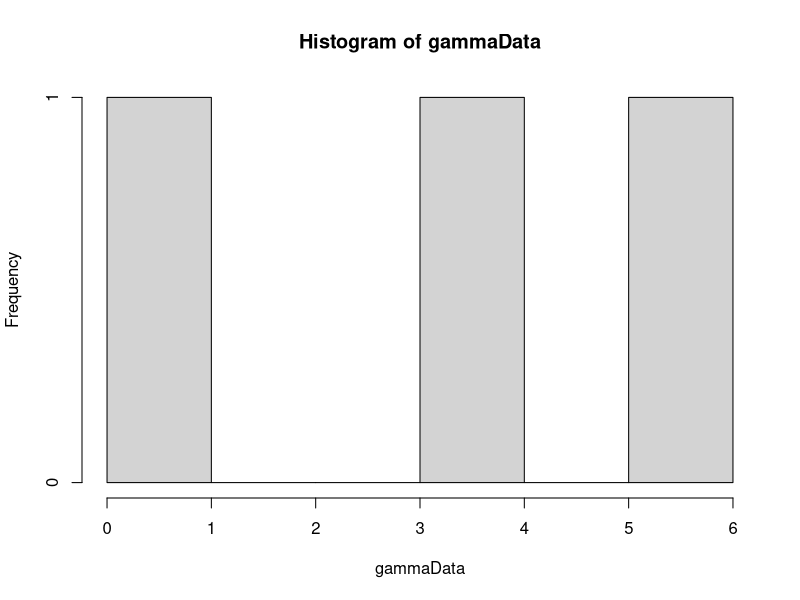

Reproduce this figure in R. (Note: this script raises an error after producing the figure.)
library(MCMCpack)


calcWeight <- function(u, alpha) {
  # Calculates weight for given u and alpha.
  # 
  # Args:
  #   u: A vector.
  #   alpha: A scalar.
  #   
  # Returns:
  #   The weight value. A scalar.
  gammaInv = rep(0, length(u))
  diffGammaInv = rep(0, length(u))
  for(i in 1:length(u)) {
    gammaInv[i] = invGammaCumulative(u[i], alpha)
    diffGammaInv[i] = diffAlphaInvGammaCumulative(u[i], alpha)
  }
  pi = getPiValue()
  weight = pi/((1/length(gammaInv))*(sum(diffGammaInv/gammaInv)) - sum(diffGammaInv)/sum(gammaInv))
  return(weight)
}

getPiValue <- function() {
  # get value of pi function to be used in calculation of weights.
  # 
  # Returns:
  #   A scalar value.
  if (piValue == "constant") {
    return(1)
  } else if (piValue == "jeffrey") {
    # Return jeffrey prior
    return(sqrt((1/(estAlpha[sampleIndex]^2)) + (1/(2-(exp(estAlpha[sampleIndex]) - exp(-estAlpha[sampleIndex]))))))
  } else if (piValue == "betaOption") {
    return(estBeta)
  } else if (piValue == "alphaOption") {
    return(estAlpha[sampleIndex])
  }
}

calcPhi <- function(u, alpha) {
  phiPoint = rep(0, length(u))
  for(i in 1:length(u)) {
    xValue = invGammaCumulative(u[i], alpha)
    phiPoint[i] = getPhiValue(xValue)
  }
  return(sum(phiPoint)/length(u))
}

calcPhiGivenX <- function(x) {
  # Calc phi value for a vector x.
  # 
  # Args:
  #   x: A vector of data.
  #   
  # Returns:
  #  A scalar.
  phiPoint = rep(0, length(x))
  for(i in 1:length(x)) {
    phiPoint[i] = getPhiValue(x[i])
  }
  return(sum(phiPoint)/length(phiPoint))
}

getPhiValue <- function(xValue) {
  return(xValue > probValue)
}

invGammaCumulative <- function(u, alpha) {
  # Finds the inverse of the cumulative gamma.
  # 
  # Args:
  #   u: Scalar value.
  #   alpha: Scalar value.
  #   
  # Returns:
  #   A scalar. The inverse value given u and alpha.
  x = 0
  stepSize = 0.1
  tolerance = 0.00001
  direction = 1
  integralValue = 0
  
  while(abs(integralValue - u) > tolerance){
    x = x + direction*stepSize
    if(x<0) {
      x = 0
      direction = 1
    }
    
    if(method == "integrate") {
      integralv = integrate(gammaDensity, 0, x)
      integralValue = integral$valuev
    } else if(method == "pgamma") {
      integralv = pgamma(x, shape=alpha, scale=1)
      integralValue = integralv
    }
    
    
    # Going left and pass the point
    if ((u > integralValue) && (direction == -1)) {
      stepSize = stepSize/2
      direction = 1
    }
    
    # Going right and pass the point
    if ((u < integralValue) && (direction == 1)) {
      stepSize = stepSize/2
      direction = -1
    }
  }
  return(x)
}

diffAlphaInvGammaCumulative <- function(u, alpha) {
  # Derivative of gamma distribution with respect to alpha.
  # 
  # Args:
  #   u: Scalar between 0 and 1.
  #   alpha: Scalar larger than 0.
  #   
  # Returns:
  #   Scalar value. Derivative at point alpha.
  firstPoint = invGammaCumulative(u,alpha)
  secondPoint = invGammaCumulative(u, alpha + alphaHStep)
  return((secondPoint - firstPoint)/alphaHStep)
}

calcDerivateFunction <- function(u, alphaValue) {
  # Analytically find the derivative of cumulative inverse.
  # 
  # Args:
  #   u: Scalar value between 0 and 1.
  #   alphaValue: Scalar value.
  #   
  # Returns:
  #   A scalar value.
  largeFInv = invGammaCumulative(u, alphaValue)
  integralPart = integrate(integralFunction, 0, largeFInv)
  return((digamma(alphaValue)*u - integralPart$value)*gamma(alphaValue)/((largeFInv^(alphaValue - 1))*exp(-largeFInv)))
}

integralFunction <- function(y) {
  # Function to be integrated.
  return(log(y)*(y^(alphaValue - 1))*exp(-y)/gamma(alphaValue))
}

optimfindAlpha <- function() {
  if((calcValueTau2(u, alphaUpperBound) < s2) || (calcValueTau2(u, alphaLowerBound) > s2)) {
    return(-1)
  }
  return(optim(c(0.1), optimFunction, lower=alphaLowerBound, upper=alphaUpperBound, method="Brent")$par)
}

optimFunction <- function(alpha) {
  return(abs(s2-calcValueTau2(u, alpha)))
}

findAlpha <- function(s2, u) {
  # Function to calculate alpha value
  # 
  # Args:
  #   s2: Scalar value of sufficient statistic
  #   u: A vector
  #   
  # Returns:
  #   A scalar value of alpha.
  
  alphaValue = 0.1
  stepSize = 1
  direction = 1
  tolerance = 0.0001
  tau2Value = 0
  prevTau2Value = 0
  it = 0
  while(abs(s2 - tau2Value) > tolerance) {
    it = it + 1
    alphaValue = alphaValue + direction*stepSize
    if(alphaValue<=0) {
      alphaValue = 0.1
      direction = 1
    }
    prevTau2Value = tau2Value
    tau2Value = calcValueTau2(u, alphaValue)
    if ((s2 > tau2Value) && (direction == -1)) {
      stepSize = stepSize/2
      direction = 1
    }
    
    if ((s2 < tau2Value) && (direction == 1)) {
      stepSize = stepSize/2
      direction = -1
    }
    
    if(isAlphaOutsideValidInterval(alphaValue, direction)) {
      return(-1)
    }  
    if(it==100) {
      return(-1)
    }
    
  }
  
  return(alphaValue)
}

isAlphaOutsideValidInterval <- function(alphaValue, direction) {
  # Function to check if the alphaValue is outside allowed interval.
  # 
  # Args:
  #   alphaValue: A scalar value
  #   direction: A scalar value. Either 1 or -1.
  #   
  # Returns:
  #   Boolean value.
  return((alphaValue < alphaLowerBound && direction == -1) || (alphaValue > alphaUpperBound && direction == 1))
}

findBeta <- function(s1, u, alphaValue) {
  # Calculates beta
  # 
  # Args:
  #   s1: Scalar value.
  #   u: Vector of values between 0 and 1.
  #   alphaValue: Scalar value.
  #   
  # Returns:
  #   A scalar value.
  largeFInv = rep(0, length(u))
  for(i in 1:length(u)) {
    largeFInv[i] = invGammaCumulative(u[i], alphaValue)
  }
  return(s1*length(u)/(sum(largeFInv)))
}

calcValueTau2 <- function(u, alphaValue) {
  largeFInv = rep(0, length(u))
  for(i in 1:length(u)) {
    largeFInv[i] = invGammaCumulative(u[i], alphaValue)
  }
  return(length(u)*((prod(largeFInv))^(1/length(u)))/sum(largeFInv))
}

calcValueTau2Method2 <- function(x) {
  return(length(x)*((prod(x))^(1/length(x)))/sum(x))
}

alpha = 2
beta = 2
hStep = 0.01
alphaHStep = 0.01
method = "pgamma"
NUM_SAMPLES = 10000
NUM_POINTS = 3
alphaUpperBound = 20
alphaLowerBound = 0.05
# Pi is used in calculation of weights
# Options are:
#   "constant"
#   "betaOption"
#   "jeffrey"
#   "alphaOption"
piValue = "constant"

# Generate data
gammaData = rgamma(NUM_POINTS, shape=alpha, scale = beta)
hist(gammaData)
# Calculation of statistics
s1 = sum(gammaData)/NUM_POINTS
s2 = NUM_POINTS*((prod(gammaData))^(1/NUM_POINTS))/sum(gammaData)
# w statistic obs. Not to be used yet.
wObs = calcPhiGivenX(gammaData)

# Generation of samples
phi = rep(0, NUM_SAMPLES)
# Phi is the prob that X>probValue
probValue = 1
weightsW = rep(0, NUM_SAMPLES)
sampleIndex = 1
iterationNumber = 0
estAlpha = rep(0, NUM_SAMPLES)
estBeta = 0
while(sampleIndex <= NUM_SAMPLES) {
  u = runif(NUM_POINTS)
  estAlpha[sampleIndex] = optimfindAlpha()
  if(estAlpha[sampleIndex] != -1) {
    estBeta = findBeta(s1, u, estAlpha[sampleIndex])
    weightsW[sampleIndex] = abs(calcWeight(u, estAlpha[sampleIndex]))
    phi[sampleIndex] = calcPhi(u, estAlpha[sampleIndex])
    
    sampleIndex = sampleIndex + 1
    print(sampleIndex)
    
  }
  #print(iterationNumber)
  iterationNumber = iterationNumber + 1
}
alphaAcceptance = (sampleIndex-1)/iterationNumber
hist(weightsW, breaks = 300)
expectedPhi = sum(phi*weightsW)/sum(weightsW)
plot(estAlpha, weightsW)
unweightedExpectedPhi = sum(phi)/NUM_SAMPLES
